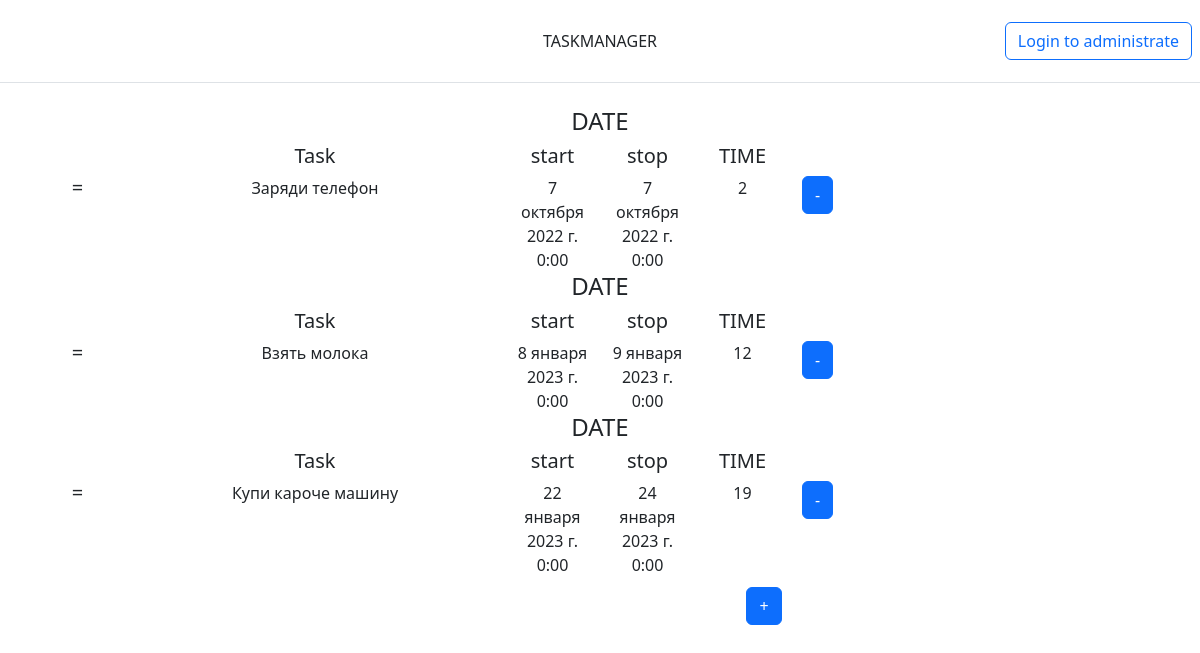
The page / on the database its author committed.
### taskmanager/models.py (models this page shows, shortened)
class Task(models.Model):
    title = "Task"
    task= models.CharField('task',max_length=30)
    start= models.DateField('Начальная дата')
    time= models.CharField('Время',max_length=3)
    stop=0

### taskmanager/views.py (the view)
# urls.py: path('', views.index,name='main'),
def index(request):
    task = Task.objects.order_by('start')
    for el in task:
        start=el.start
        time=el.time
        el.stop=timedelta(int(time)//8)+start
    return render(request,'taskmanager/main.html', {'task':task})

### taskmanager/templates/taskmanager/main.html
{% extends 'taskmanager/index.html'%}
{% block task %}{{el.task}}{% endblock %}
{% block start %}{{el.start}}{% endblock %}
{% block time %}{{el.time}}{% endblock %}
{% block stop %}{{el.stop}}{% endblock %}

### taskmanager/templates/taskmanager/index.html (shortened to what this page needs)
<!DOCTYPE html>
<html lang="en">
<head>
    <link rel="stylesheet" href="https://cdn.jsdelivr.net/npm/bootstrap@5.2.3/dist/css/bootstrap.min.css">
</head>
<header class="d-flex flex-wrap align-items-center justify-content-center justify-content-md-between py-3 mb-4 border-bottom">
   <a href="/" class="d-flex align-items-center col-md-3 mb-2 mb-md-0 text-dark text-decoration-none">
     <svg class="bi me-2" width="100" height="50" role="img" aria-label="Bootstrap"><use xlink:href="#bootstrap"></use></svg>
   </a>
   <ul class="nav col-12 col-md-auto mb-2 justify-content-center mb-md-0">
     <li><a href="#" class="nav-link px-2 link-dark">TASKMANAGER</a></li>
   </ul>
   <div class="col-md-3 text-end">
     <a href="{% url 'admin:index' %}" ><button type="button" class="btn btn-outline-primary me-2">Login to administrate</button></a>
   </div>
 </header>
<body>
   {% for el in task %}
      <div class="container">
        <div class="row mb-100 text-center ">
            <div class="col-xl-1 themed-grid-col boxno" ></div>
            <div class="col-xl-4 themed-grid-col boxno" ></div>
            <div class="col-xl-2 themed-grid-col box"><h4>DATE</h4></div>
         </div>
         <div class="row mb-100 text-center">
            <div class="col-xl-1 themed-grid-col boxno" ></div>
            <div class="col-xl-4 themed-grid-col box "><h5>Task</h5></div>
            <div class="col-xl-1 themed-grid-col box" ><h5>start</h5></div>
            <div class="col-xl-1 themed-grid-col box"><h5>stop</h5></div>
            <div class="col-xl-1 themed-grid-col box"><h5>TIME</h5></div>
         </div>
         <div class="row mb-100 text-center">
            <div class="col-xl-1 themed-grid-col box"><h5>=</h5></div>
            <div class="col-xl-4 themed-grid-col box">{% block task %}{% endblock %}</div>
            <div class="col-xl-1 themed-grid-col box ">{% block start %}{% endblock %}</div>
            <div class="col-xl-1 themed-grid-col box ">{% block stop %}{% endblock %} </div>
            <div class="col-xl-1 themed-grid-col box">{% block time %}{% endblock %}</div>
            <div class="col-xl-1 themed-grid-col box">
               <div class="col-xl-1 themed-grid-col box">
               <a href="{{ el.id }}" > <button type="button" class="btn btn-primary me-2 ">-</button></a>
               </div>
            </div>
         </div>
      </div>
   {% endfor %}
      <div class="row mb-100 text-center">
         <div class="col-xl-1 themed-grid-col boxno" ></div>
         <div class="col-xl-2 themed-grid-col boxno "></div>
         <div class="col-xl-2 themed-grid-col boxno" ></div>
         <div class="col-xl-1 themed-grid-col boxno" ></div>
         <div class="col-xl-1 themed-grid-col boxno" ></div>
         <div class="col-xl-1 themed-grid-col ">
            <a href="{% url 'admin:index' %}taskmanager/task/add/" ><button type="button" class="btn btn-primary me-2 qwe">+</button></a>
         </div>
      </div>
</body>

### taskmanager/templates/taskmanager/index.html (style rules this page uses)
.qwe { margin-top: 10px; margin-left: 30px; }

### rows shown on the page
Task: task "Заряди телефон", start "7 октября 2022 г. 0:00", stop "7 октября 2022 г. 0:00", time "2"
Task: task "Взять молока", start "8 января 2023 г. 0:00", stop "9 января 2023 г. 0:00", time "12"
Task: task "Купи кароче машину", start "22 января 2023 г. 0:00", stop "24 января 2023 г. 0:00", time "19"
